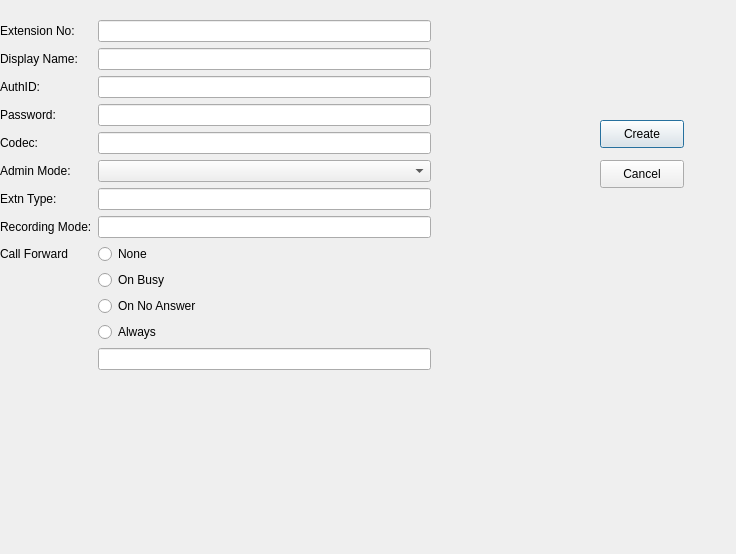
<?xml version="1.0" encoding="UTF-8"?>
<ui version="4.0">
 <class>DlgExtnAdd</class>
 <widget class="QDialog" name="DlgExtnAdd">
  <property name="geometry">
   <rect>
    <x>0</x>
    <y>0</y>
    <width>736</width>
    <height>554</height>
   </rect>
  </property>
  <property name="windowTitle">
   <string>Dialog</string>
  </property>
  <widget class="QWidget" name="formLayoutWidget">
   <property name="geometry">
    <rect>
     <x>0</x>
     <y>20</y>
     <width>431</width>
     <height>462</height>
    </rect>
   </property>
   <layout class="QFormLayout" name="formLayout">
    <item row="0" column="0">
     <widget class="QLabel" name="lblExtnNo">
      <property name="text">
       <string>Extension No:</string>
      </property>
      <property name="buddy">
       <cstring>leExtnNo</cstring>
      </property>
     </widget>
    </item>
    <item row="0" column="1">
     <widget class="QLineEdit" name="leExtnNo"/>
    </item>
    <item row="1" column="0">
     <widget class="QLabel" name="lblDisplayName">
      <property name="text">
       <string>Display Name:</string>
      </property>
      <property name="buddy">
       <cstring>leDisplayName</cstring>
      </property>
     </widget>
    </item>
    <item row="1" column="1">
     <widget class="QLineEdit" name="leDisplayName"/>
    </item>
    <item row="2" column="0">
     <widget class="QLabel" name="lblAuthID">
      <property name="text">
       <string>AuthID:</string>
      </property>
      <property name="buddy">
       <cstring>leAuthID</cstring>
      </property>
     </widget>
    </item>
    <item row="2" column="1">
     <widget class="QLineEdit" name="leAuthID"/>
    </item>
    <item row="3" column="0">
     <widget class="QLabel" name="lblPwd">
      <property name="text">
       <string>Password:</string>
      </property>
      <property name="buddy">
       <cstring>lePwd</cstring>
      </property>
     </widget>
    </item>
    <item row="3" column="1">
     <widget class="QLineEdit" name="lePwd"/>
    </item>
    <item row="4" column="0">
     <widget class="QLabel" name="lblCodec">
      <property name="text">
       <string>Codec:</string>
      </property>
      <property name="buddy">
       <cstring>leCodec</cstring>
      </property>
     </widget>
    </item>
    <item row="4" column="1">
     <widget class="QLineEdit" name="leCodec"/>
    </item>
    <item row="5" column="0">
     <widget class="QLabel" name="lblAdminMode">
      <property name="text">
       <string>Admin Mode:</string>
      </property>
      <property name="buddy">
       <cstring>comboAdminMode</cstring>
      </property>
     </widget>
    </item>
    <item row="6" column="0">
     <widget class="QLabel" name="lblExtnType">
      <property name="text">
       <string>Extn Type:</string>
      </property>
      <property name="buddy">
       <cstring>leExtnType</cstring>
      </property>
     </widget>
    </item>
    <item row="6" column="1">
     <widget class="QLineEdit" name="leExtnType"/>
    </item>
    <item row="10" column="0">
     <widget class="QLabel" name="label">
      <property name="text">
       <string>Call Forward</string>
      </property>
     </widget>
    </item>
    <item row="10" column="1">
     <widget class="QRadioButton" name="rbNode">
      <property name="text">
       <string>None</string>
      </property>
     </widget>
    </item>
    <item row="11" column="1">
     <widget class="QRadioButton" name="rbBusy">
      <property name="text">
       <string>On Busy</string>
      </property>
     </widget>
    </item>
    <item row="12" column="1">
     <widget class="QRadioButton" name="rbNoAns">
      <property name="text">
       <string>On No Answer</string>
      </property>
     </widget>
    </item>
    <item row="13" column="1">
     <widget class="QRadioButton" name="rbAlways">
      <property name="text">
       <string>Always</string>
      </property>
     </widget>
    </item>
    <item row="7" column="1">
     <widget class="QLineEdit" name="leRecMode"/>
    </item>
    <item row="14" column="1">
     <widget class="QLineEdit" name="leCFExtn"/>
    </item>
    <item row="7" column="0">
     <widget class="QLabel" name="lblRecMode">
      <property name="text">
       <string>Recording Mode:</string>
      </property>
      <property name="buddy">
       <cstring>leRecMode</cstring>
      </property>
     </widget>
    </item>
    <item row="5" column="1">
     <widget class="QComboBox" name="comboAdminMode"/>
    </item>
   </layout>
  </widget>
  <widget class="QPushButton" name="pbCreate">
   <property name="geometry">
    <rect>
     <x>600</x>
     <y>120</y>
     <width>84</width>
     <height>28</height>
    </rect>
   </property>
   <property name="text">
    <string>Create</string>
   </property>
  </widget>
  <widget class="QPushButton" name="pbCancel">
   <property name="geometry">
    <rect>
     <x>600</x>
     <y>160</y>
     <width>84</width>
     <height>28</height>
    </rect>
   </property>
   <property name="text">
    <string>Cancel</string>
   </property>
  </widget>
 </widget>
 <resources/>
 <connections>
  <connection>
   <sender>pbCancel</sender>
   <signal>clicked()</signal>
   <receiver>DlgExtnAdd</receiver>
   <slot>close()</slot>
   <hints>
    <hint type="sourcelabel">
     <x>627</x>
     <y>181</y>
    </hint>
    <hint type="destinationlabel">
     <x>679</x>
     <y>235</y>
    </hint>
   </hints>
  </connection>
 </connections>
</ui>
